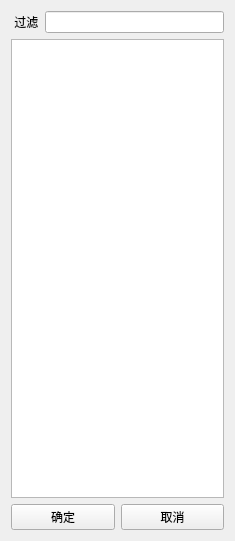
<?xml version="1.0" encoding="UTF-8"?>
<ui version="4.0">
 <class>ByyLocalEntityWidget</class>
 <widget class="QWidget" name="ByyLocalEntityWidget">
  <property name="geometry">
   <rect>
    <x>0</x>
    <y>0</y>
    <width>235</width>
    <height>541</height>
   </rect>
  </property>
  <property name="windowTitle">
   <string>选择实体</string>
  </property>
  <layout class="QVBoxLayout" name="verticalLayout">
   <item>
    <layout class="QHBoxLayout" name="horizontalLayout">
     <item>
      <widget class="QLabel" name="label">
       <property name="text">
        <string> 过滤</string>
       </property>
      </widget>
     </item>
     <item>
      <widget class="QLineEdit" name="lineEdit"/>
     </item>
    </layout>
   </item>
   <item>
    <widget class="QListWidget" name="listWidget"/>
   </item>
   <item>
    <layout class="QHBoxLayout" name="horizontalLayout_2">
     <item>
      <widget class="QPushButton" name="okButton">
       <property name="text">
        <string>确定</string>
       </property>
      </widget>
     </item>
     <item>
      <widget class="QPushButton" name="cancelButton">
       <property name="text">
        <string>取消</string>
       </property>
      </widget>
     </item>
    </layout>
   </item>
  </layout>
 </widget>
 <layoutdefault spacing="6" margin="11"/>
 <resources/>
 <connections/>
</ui>
